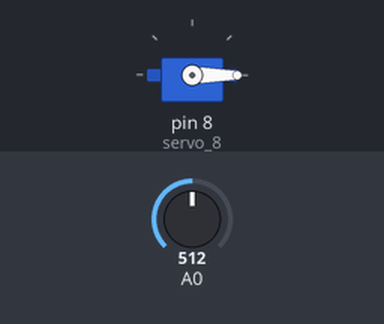
A sketch run on a simulated Arduino Uno, built with avr-gcc and run on an emulated ATmega328P. Parts: servo. The inputs (shaded band) are chosen by the test bench; at power-on: A0 = 512.

Above: at 1.2 s.
1.3 s: A0 set to 32
2.8 s: A0 set to 28
At 3.4 s:
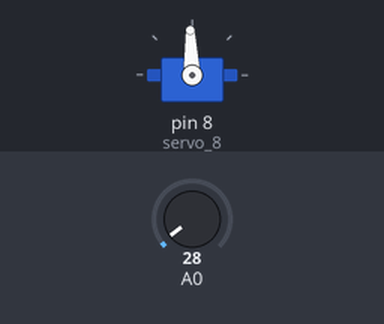
4.3 s: A0 set to 122
At 4.6 s:
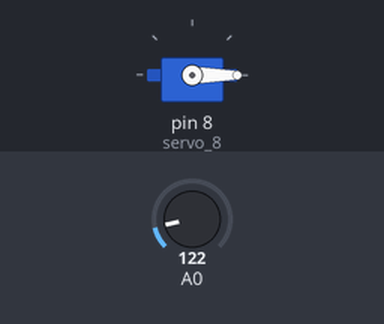
5.8 s: A0 set to 20
At 6.9 s:
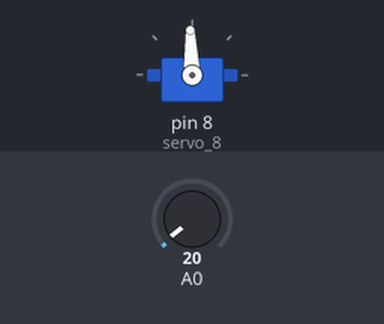
Timing chart, 0 to 8.3 s (numbered marks = the images above; inputs shaded):
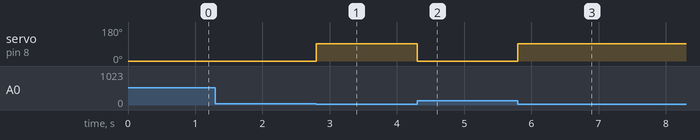

The sketch:

apoxeteusi.ino
```cpp
//Roboevolution

#include <Servo.h>

Servo servo_8;


void setup() {
  pinMode(7, INPUT);
  servo_8.attach(8, 500, 2500);
  servo_8.write(92);
}


void loop() {
  // Αποχεύτευση
	if ((analogRead(A0)>=30)) {
		servo_8.write(0);
	}
	else {
		servo_8.write(92);
	}
}
```

Measured:
- the behaviour switches between 30 and 29 on A0 (found by bisection; images 0 and 1)
- after the input at 1.3 s, every drawn part: stays the same
- after the input at 2.8 s, servo on pin 8 (servo_8): 0° → 92° at once
- after the input at 4.3 s, servo on pin 8 (servo_8): 92° → 0° at once
- after the input at 5.8 s, servo on pin 8 (servo_8): 0° → 92° at once
